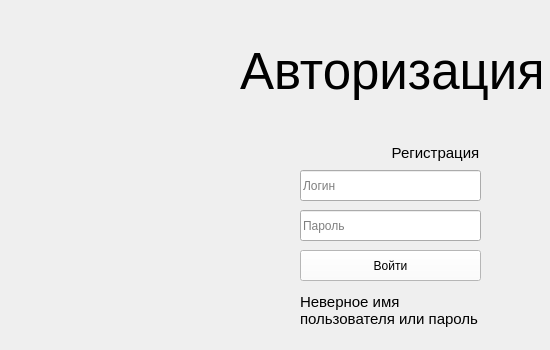
   <widget class="QWidget" name="login">
    <widget class="QLabel" name="sm_header_label">
     <property name="geometry">
      <rect>
       <x>240</x>
       <y>10</y>
       <width>301</width>
       <height>121</height>
      </rect>
     </property>
     <property name="font">
      <font>
       <family>Cantarell</family>
       <pointsize>38</pointsize>
      </font>
     </property>
     <property name="text">
      <string>Авторизация</string>
     </property>
    </widget>
    <widget class="QLineEdit" name="sm_login_edit">
     <property name="geometry">
      <rect>
       <x>300</x>
       <y>170</y>
       <width>181</width>
       <height>31</height>
      </rect>
     </property>
     <property name="placeholderText">
      <string>Логин</string>
     </property>
    </widget>
    <widget class="QPushButton" name="sm_login_button">
     <property name="geometry">
      <rect>
       <x>300</x>
       <y>250</y>
       <width>181</width>
       <height>31</height>
      </rect>
     </property>
     <property name="palette">
      <palette>
       <active>
        <colorrole role="WindowText">
         <brush brushstyle="SolidPattern">
          <color alpha="255">
           <red>0</red>
           <green>0</green>
           <blue>0</blue>
          </color>
         </brush>
        </colorrole>
        <colorrole role="Button">
         <brush brushstyle="SolidPattern">
          <color alpha="255">
           <red>255</red>
           <green>255</green>
           <blue>255</blue>
          </color>
         </brush>
        </colorrole>
        <colorrole role="Light">
         <brush brushstyle="SolidPattern">
          <color alpha="255">
           <red>255</red>
           <green>255</green>
           <blue>255</blue>
          </color>
         </brush>
        </colorrole>
        <colorrole role="Midlight">
         <brush brushstyle="SolidPattern">
          <color alpha="255">
           <red>255</red>
           <green>255</green>
           <blue>255</blue>
          </color>
         </brush>
        </colorrole>
        <colorrole role="Dark">
         <brush brushstyle="SolidPattern">
          <color alpha="255">
           <red>127</red>
           <green>127</green>
           <blue>127</blue>
          </color>
         </brush>
        </colorrole>
        <colorrole role="Mid">
         <brush brushstyle="SolidPattern">
          <color alpha="255">
           <red>170</red>
           <green>170</green>
           <blue>170</blue>
          </color>
         </brush>
        </colorrole>
        <colorrole role="Text">
         <brush brushstyle="SolidPattern">
          <color alpha="255">
           <red>0</red>
           <green>0</green>
           <blue>0</blue>
          </color>
         </brush>
        </colorrole>
        <colorrole role="BrightText">
         <brush brushstyle="SolidPattern">
          <color alpha="255">
           <red>255</red>
           <green>255</green>
           <blue>255</blue>
          </color>
         </brush>
        </colorrole>
        <colorrole role="ButtonText">
         <brush brushstyle="SolidPattern">
          <color alpha="255">
           <red>0</red>
           <green>0</green>
           <blue>0</blue>
          </color>
         </brush>
        </colorrole>
        <colorrole role="Base">
         <brush brushstyle="SolidPattern">
          <color alpha="255">
           <red>255</red>
           <green>255</green>
           <blue>255</blue>
          </color>
         </brush>
        </colorrole>
        <colorrole role="Window">
         <brush brushstyle="SolidPattern">
          <color alpha="255">
           <red>255</red>
           <green>255</green>
           <blue>255</blue>
          </color>
         </brush>
        </colorrole>
        <colorrole role="Shadow">
         <brush brushstyle="SolidPattern">
          <color alpha="255">
           <red>0</red>
           <green>0</green>
           <blue>0</blue>
          </color>
         </brush>
        </colorrole>
        <colorrole role="AlternateBase">
         <brush brushstyle="SolidPattern">
          <color alpha="255">
           <red>255</red>
           <green>255</green>
           <blue>255</blue>
          </color>
         </brush>
        </colorrole>
        <colorrole role="ToolTipBase">
         <brush brushstyle="SolidPattern">
          <color alpha="255">
           <red>255</red>
           <green>255</green>
           <blue>220</blue>
          </color>
         </brush>
        </colorrole>
        <colorrole role="ToolTipText">
         <brush brushstyle="SolidPattern">
          <color alpha="255">
           <red>0</red>
           <green>0</green>
           <blue>0</blue>
          </color>
         </brush>
        </colorrole>
        <colorrole role="PlaceholderText">
         <brush brushstyle="SolidPattern">
          <color alpha="127">
           <red>0</red>
           <green>0</green>
           <blue>0</blue>
          </color>
         </brush>
        </colorrole>
       </active>
       <inactive>
        <colorrole role="WindowText">
         <brush brushstyle="SolidPattern">
          <color alpha="255">
           <red>0</red>
           <green>0</green>
           <blue>0</blue>
          </color>
         </brush>
        </colorrole>
        <colorrole role="Button">
         <brush brushstyle="SolidPattern">
          <color alpha="255">
           <red>255</red>
           <green>255</green>
           <blue>255</blue>
          </color>
         </brush>
        </colorrole>
        <colorrole role="Light">
         <brush brushstyle="SolidPattern">
          <color alpha="255">
           <red>255</red>
           <green>255</green>
           <blue>255</blue>
          </color>
         </brush>
        </colorrole>
        <colorrole role="Midlight">
         <brush brushstyle="SolidPattern">
          <color alpha="255">
           <red>255</red>
           <green>255</green>
           <blue>255</blue>
          </color>
         </brush>
        </colorrole>
        <colorrole role="Dark">
         <brush brushstyle="SolidPattern">
          <color alpha="255">
           <red>127</red>
           <green>127</green>
           <blue>127</blue>
          </color>
         </brush>
        </colorrole>
        <colorrole role="Mid">
         <brush brushstyle="SolidPattern">
          <color alpha="255">
           <red>170</red>
           <green>170</green>
           <blue>170</blue>
          </color>
         </brush>
        </colorrole>
        <colorrole role="Text">
         <brush brushstyle="SolidPattern">
          <color alpha="255">
           <red>0</red>
           <green>0</green>
           <blue>0</blue>
          </color>
         </brush>
        </colorrole>
        <colorrole role="BrightText">
         <brush brushstyle="SolidPattern">
          <color alpha="255">
           <red>255</red>
           <green>255</green>
           <blue>255</blue>
          </color>
         </brush>
        </colorrole>
        <colorrole role="ButtonText">
         <brush brushstyle="SolidPattern">
          <color alpha="255">
           <red>0</red>
           <green>0</green>
           <blue>0</blue>
          </color>
         </brush>
        </colorrole>
        <colorrole role="Base">
         <brush brushstyle="SolidPattern">
          <color alpha="255">
           <red>255</red>
           <green>255</green>
           <blue>255</blue>
          </color>
         </brush>
        </colorrole>
        <colorrole role="Window">
         <brush brushstyle="SolidPattern">
          <color alpha="255">
           <red>255</red>
           <green>255</green>
           <blue>255</blue>
          </color>
         </brush>
        </colorrole>
        <colorrole role="Shadow">
         <brush brushstyle="SolidPattern">
          <color alpha="255">
           <red>0</red>
           <green>0</green>
           <blue>0</blue>
          </color>
         </brush>
        </colorrole>
        <colorrole role="AlternateBase">
         <brush brushstyle="SolidPattern">
          <color alpha="255">
           <red>255</red>
           <green>255</green>
           <blue>255</blue>
          </color>
         </brush>
        </colorrole>
        <colorrole role="ToolTipBase">
         <brush brushstyle="SolidPattern">
          <color alpha="255">
           <red>255</red>
           <green>255</green>
           <blue>220</blue>
          </color>
         </brush>
        </colorrole>
        <colorrole role="ToolTipText">
         <brush brushstyle="SolidPattern">
          <color alpha="255">
           <red>0</red>
           <green>0</green>
           <blue>0</blue>
          </color>
         </brush>
        </colorrole>
        <colorrole role="PlaceholderText">
         <brush brushstyle="SolidPattern">
          <color alpha="127">
           <red>0</red>
           <green>0</green>
           <blue>0</blue>
          </color>
         </brush>
        </colorrole>
       </inactive>
       <disabled>
        <colorrole role="WindowText">
         <brush brushstyle="SolidPattern">
          <color alpha="255">
           <red>127</red>
           <green>127</green>
           <blue>127</blue>
          </color>
         </brush>
        </colorrole>
        <colorrole role="Button">
         <brush brushstyle="SolidPattern">
          <color alpha="255">
           <red>255</red>
           <green>255</green>
           <blue>255</blue>
          </color>
         </brush>
        </colorrole>
        <colorrole role="Light">
         <brush brushstyle="SolidPattern">
          <color alpha="255">
           <red>255</red>
           <green>255</green>
           <blue>255</blue>
          </color>
         </brush>
        </colorrole>
        <colorrole role="Midlight">
         <brush brushstyle="SolidPattern">
          <color alpha="255">
           <red>255</red>
           <green>255</green>
           <blue>255</blue>
          </color>
         </brush>
        </colorrole>
        <colorrole role="Dark">
         <brush brushstyle="SolidPattern">
          <color alpha="255">
           <red>127</red>
           <green>127</green>
           <blue>127</blue>
          </color>
         </brush>
        </colorrole>
        <colorrole role="Mid">
         <brush brushstyle="SolidPattern">
          <color alpha="255">
           <red>170</red>
           <green>170</green>
           <blue>170</blue>
          </color>
         </brush>
        </colorrole>
        <colorrole role="Text">
         <brush brushstyle="SolidPattern">
          <color alpha="255">
           <red>127</red>
           <green>127</green>
           <blue>127</blue>
          </color>
         </brush>
        </colorrole>
        <colorrole role="BrightText">
         <brush brushstyle="SolidPattern">
          <color alpha="255">
           <red>255</red>
           <green>255</green>
           <blue>255</blue>
          </color>
         </brush>
        </colorrole>
        <colorrole role="ButtonText">
         <brush brushstyle="SolidPattern">
          <color alpha="255">
           <red>127</red>
           <green>127</green>
           <blue>127</blue>
          </color>
         </brush>
        </colorrole>
        <colorrole role="Base">
         <brush brushstyle="SolidPattern">
          <color alpha="255">
           <red>255</red>
           <green>255</green>
           <blue>255</blue>
          </color>
         </brush>
        </colorrole>
        <colorrole role="Window">
         <brush brushstyle="SolidPattern">
          <color alpha="255">
           <red>255</red>
           <green>255</green>
           <blue>255</blue>
          </color>
         </brush>
        </colorrole>
        <colorrole role="Shadow">
         <brush brushstyle="SolidPattern">
          <color alpha="255">
           <red>0</red>
           <green>0</green>
           <blue>0</blue>
          </color>
         </brush>
        </colorrole>
        <colorrole role="AlternateBase">
         <brush brushstyle="SolidPattern">
          <color alpha="255">
           <red>255</red>
           <green>255</green>
           <blue>255</blue>
          </color>
         </brush>
        </colorrole>
        <colorrole role="ToolTipBase">
         <brush brushstyle="SolidPattern">
          <color alpha="255">
           <red>255</red>
           <green>255</green>
           <blue>220</blue>
          </color>
         </brush>
        </colorrole>
        <colorrole role="ToolTipText">
         <brush brushstyle="SolidPattern">
          <color alpha="255">
           <red>0</red>
           <green>0</green>
           <blue>0</blue>
          </color>
         </brush>
        </colorrole>
        <colorrole role="PlaceholderText">
         <brush brushstyle="SolidPattern">
          <color alpha="127">
           <red>127</red>
           <green>127</green>
           <blue>127</blue>
          </color>
         </brush>
        </colorrole>
       </disabled>
      </palette>
     </property>
     <property name="text">
      <string>Войти</string>
     </property>
    </widget>
    <widget class="QLineEdit" name="sm_password_edit">
     <property name="geometry">
      <rect>
       <x>300</x>
       <y>210</y>
       <width>181</width>
       <height>31</height>
      </rect>
     </property>
     <property name="inputMask">
      <string/>
     </property>
     <property name="text">
      <string/>
     </property>
     <property name="echoMode">
      <enum>QLineEdit::Normal</enum>
     </property>
     <property name="placeholderText">
      <string>Пароль</string>
     </property>
    </widget>
    <widget class="QPushButton" name="sm_reg_link">
     <property name="geometry">
      <rect>
       <x>390</x>
       <y>140</y>
       <width>91</width>
       <height>25</height>
      </rect>
     </property>
     <property name="font">
      <font>
       <family>Cantarell</family>
       <pointsize>11</pointsize>
      </font>
     </property>
     <property name="text">
      <string>Регистрация</string>
     </property>
     <property name="flat">
      <bool>true</bool>
     </property>
    </widget>
    <widget class="QLabel" name="sm_wdata_label">
     <property name="geometry">
      <rect>
       <x>300</x>
       <y>280</y>
       <width>181</width>
       <height>61</height>
      </rect>
     </property>
     <property name="font">
      <font>
       <family>Cantarell</family>
       <pointsize>11</pointsize>
      </font>
     </property>
     <property name="text">
      <string>Неверное имя пользователя или пароль</string>
     </property>
     <property name="wordWrap">
      <bool>true</bool>
     </property>
    </widget>
   </widget>
